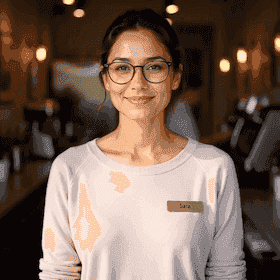
#> input picture sara-influencer/existing/sara-thumb.png, 280 x 280 px, found by its file name
$ python make_wa_anim.py
#> lines starting #> are read from the running program, lines starting #| are printed output that depends on the picture; after the words box and inside, x2 and y2 are one past the last pixel; in counts of white or black regions, pixels touching at a corner belong together
#!/usr/bin/env python3
# Estados acumulativos de un chat de WhatsApp (9:16) con paso de PAGO (Stripe).
# Paciente = derecha/verde, Sara = izq/blanco, pay = tarjeta de pago (Sara).
from PIL import Image, ImageDraw, ImageFont
import os
D = os.path.expanduser('~/Desktop/sara-persona/reel/')
AV = os.path.expanduser('~/Desktop/sara-persona/existing/sara-thumb.png')
os.makedirs(D, exist_ok=True)
BOLD='/System/Library/Fonts/Supplemental/Arial Bold.ttf'
REG ='/System/Library/Fonts/Supplemental/Arial.ttf'
UNI ='/System/Library/Fonts/Supplemental/Arial Unicode.ttf'
W,H=1080,1920
HEADER=(18,140,126); WALL=(236,229,221)
INB=(255,255,255); OUTB=(220,248,198)
TXT=(20,20,20); GREY=(120,120,120); BLUE=(52,183,241)
STRIPE=(99,91,255); GREEN=(37,167,90)
f_name=ImageFont.truetype(BOLD,40); f_on=ImageFont.truetype(REG,28)
f_msg=ImageFont.truetype(REG,38); f_time=ImageFont.truetype(REG,24)
f_chk=ImageFont.truetype(UNI,26)
f_pb=ImageFont.truetype(BOLD,42); f_amt=ImageFont.truetype(BOLD,64)
f_sm=ImageFont.truetype(REG,26); f_btn=ImageFont.truetype(BOLD,36)
HH=170; IB=120; PAD=24; MAXW=680; GAP=22

MSGS=[
 ('out','Hola, necesito una cita con el dermatólogo','23:47'),
 ('in','¡Hola! Tengo lugar mañana a las 10:00, 12:30 o 16:00. ¿Cuál preferís?','23:47'),
 ('out','La de las 12:30','23:48'),
 ('in','¡Listo! Te agendé la cita. Para confirmarla, dejá la seña de la consulta:','23:48'),
 ('pay','','23:48'),
 ('out','Pagué','23:49'),
 ('in','¡Pago recibido! Tu cita quedó confirmada. ¡Que descanses!','23:49'),
]

def wrap(d,text,fnt,maxw):
    out=[]; cur=''
    for w in text.split():
        t=(cur+' '+w).strip()
        if d.textlength(t,font=fnt)<=maxw: cur=t
        else: out.append(cur); cur=w
    if cur: out.append(cur)
    return out

PAY_W=560; PAY_H=300
def measure(d,side,text):
    if side=='pay': return None,None,PAY_W,PAY_H
    lines=wrap(d,text,f_msg,MAXW)
    lh=f_msg.getbbox('Ay')[3]+12
    tw=max(d.textlength(l,font=f_msg) for l in lines)
    bw=int(tw)+PAD*2; bh=lh*len(lines)+PAD*2+16
    return lines,lh,bw,bh

def draw_pay(d,img,x0,y):
    bw,bh=PAY_W,PAY_H
    d.rounded_rectangle([x0,y,x0+bw,y+bh],radius=26,fill=INB)
    # icono tarjeta
    d.rounded_rectangle([x0+28,y+30,x0+96,y+78],radius=8,fill=STRIPE)
    d.rectangle([x0+28,y+42,x0+96,y+54],fill=(255,255,255,60))
    d.text((x0+118,y+34),'Pago de consulta',font=f_pb,fill=TXT)
    d.text((x0+28,y+96),'Seña',font=f_sm,fill=GREY)
    d.text((x0+28,y+120),'$500',font=f_amt,fill=TXT)
    # botón
    by=y+bh-96
    d.rounded_rectangle([x0+28,by,x0+bw-28,by+56],radius=28,fill=STRIPE)
    d.text((x0+(bw-d.textlength('Pagar de forma segura',font=f_btn))/2,by+9),'Pagar de forma segura',font=f_btn,fill='white')
    d.text((x0+bw-d.textlength('Powered by Stripe',font=f_sm)-28,y+bh-30),'Powered by Stripe',font=f_sm,fill=(140,140,150))
    return bh

def draw_header(img,d):
    d.rectangle([0,0,W,HH],fill=HEADER)
    d.line([(40,HH//2),(72,HH//2-22)],fill='white',width=6)
    d.line([(40,HH//2),(72,HH//2+22)],fill='white',width=6)
    av=Image.open(AV).convert('RGB'); s=min(av.size)
    av=av.crop(((av.width-s)//2,0,(av.width-s)//2+s,s)).resize((100,100))
    m=Image.new('L',(100,100),0); ImageDraw.Draw(m).ellipse([0,0,100,100],fill=255)
    img.paste(av,(96,(HH-100)//2),m)
    d.text((216,50),'Sara',font=f_name,fill='white')
    d.text((216,100),'En línea',font=f_on,fill=(210,235,230))

def render(n,name):
#> called with n = 1, name = 'wa1.png'
    img=Image.new('RGB',(W,H),WALL); d=ImageDraw.Draw(img)
#> after `img = Image.new('RGB', (W, H), WALL)`:
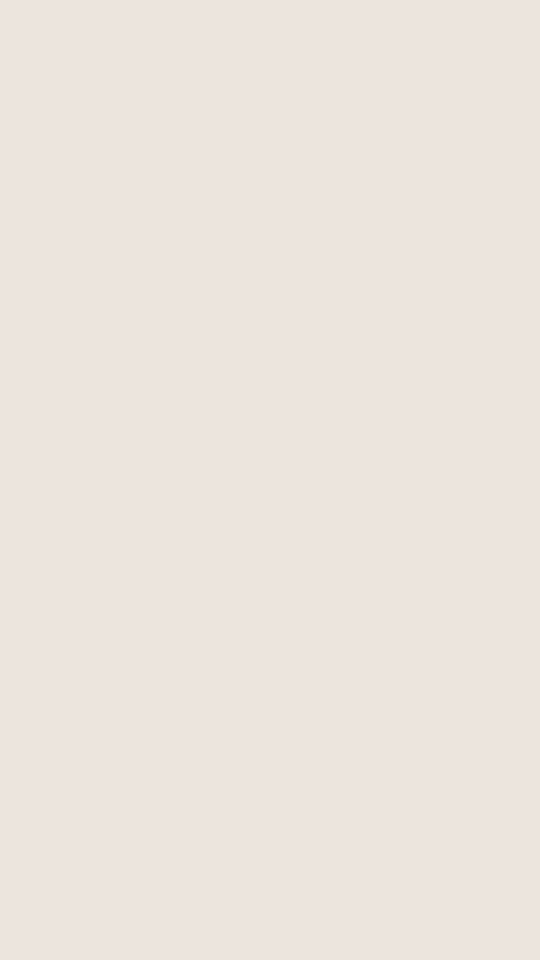
#> img: PIL image 1080x1920 RGB (shown at 1/2 size); mean R, G, B 236, 229, 221
    msgs=MSGS[:n]
    y=HH+40
    for side,text,tm in msgs:
        blk=measure(d,side,text)
        lines,lh,bw,bh=blk
        x0=(W-40-bw) if side=='out' else 40
        if side=='pay':
            draw_pay(d,img,x0,y)
        else:
            col=OUTB if side=='out' else INB
            d.rounded_rectangle([x0,y,x0+bw,y+bh],radius=26,fill=col)
            ty=y+PAD
            for l in lines: d.text((x0+PAD,ty),l,font=f_msg,fill=TXT); ty+=lh
            tx=x0+bw-PAD-d.textlength(tm,font=f_time)-(40 if side=='out' else 0)
            d.text((tx,y+bh-36),tm,font=f_time,fill=GREY)
            if side=='out':
                d.text((x0+bw-PAD-34,y+bh-40),'✓✓',font=f_chk,fill=BLUE)
        y+=bh+GAP
#> this loop made 1 pass
#> (lines, lh, x0, tx, y) on pass 1: (['Hola, necesito una cita con el', 'dermatólogo'], 56, 431, 906.8, 408)
#> after the loop, y = 408
    draw_header(img,d)
#> in draw_header, av is the input picture: PIL image 280x280 RGB; mean R, G, B 118.8, 96.6, 84
#> in draw_header, `av=av.crop(((av.width-s)//2,0,(av.width-s)//2+s,s)).resize((100,100))`:
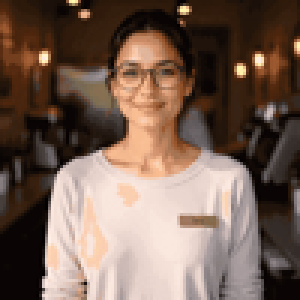
#> av: PIL image 100x100 RGB (shown 3 times larger); mean R, G, B 118.8, 96.6, 84
#> in draw_header, `m = Image.new('L', (100, 100), 0)`: m: PIL image 100x100 L; every value is 0
#> in draw_header, `ImageDraw.Draw(m).ellipse([0, 0, 100, 100], fill=255)`:
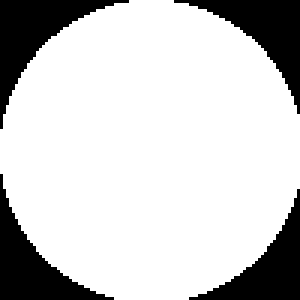
#> m: PIL image 100x100 L (shown 3 times larger); 79.8% white; 4 black regions, box (x1, y1, x2, y2) and area: (0, 0, 43, 43) 549, (58, 0, 100, 38) 506, (0, 58, 38, 100) 506, (63, 63, 100, 100) 464
#> in draw_header, `img.paste(av,(96,(HH-100)//2),m)`:
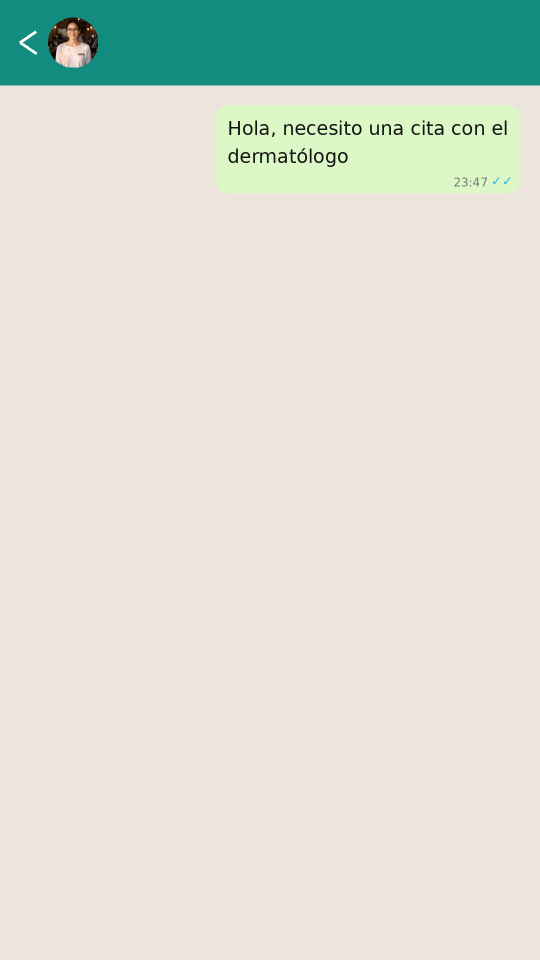
#> img: PIL image 1080x1920 RGB (shown at 1/2 size); mean R, G, B 215.6, 221.3, 210.7
    d.rectangle([0,H-IB,W,H],fill=(240,240,240))
    d.rounded_rectangle([30,H-IB+22,W-150,H-22],radius=40,fill='white')
    d.text((60,H-IB+40),'Mensaje',font=f_msg,fill=(170,170,170))
    d.ellipse([W-130,H-IB+20,W-30,H-20],fill=HEADER)
    img.save(D+name); print('OK',name)
#> after `img.save(D + name)`:
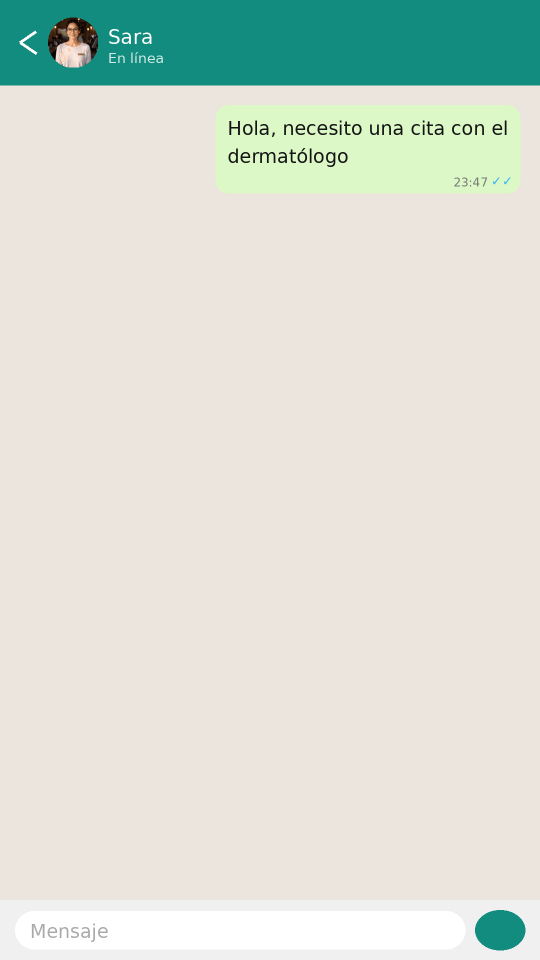
#> saved as wa1.png: PIL image 1080x1920 RGB (shown at 1/2 size); mean R, G, B 215.8, 222.2, 212.1
#| OK wa1.png

for i in range(1,len(MSGS)+1):
    render(i,f'wa{i}.png')
print('N=',len(MSGS))
